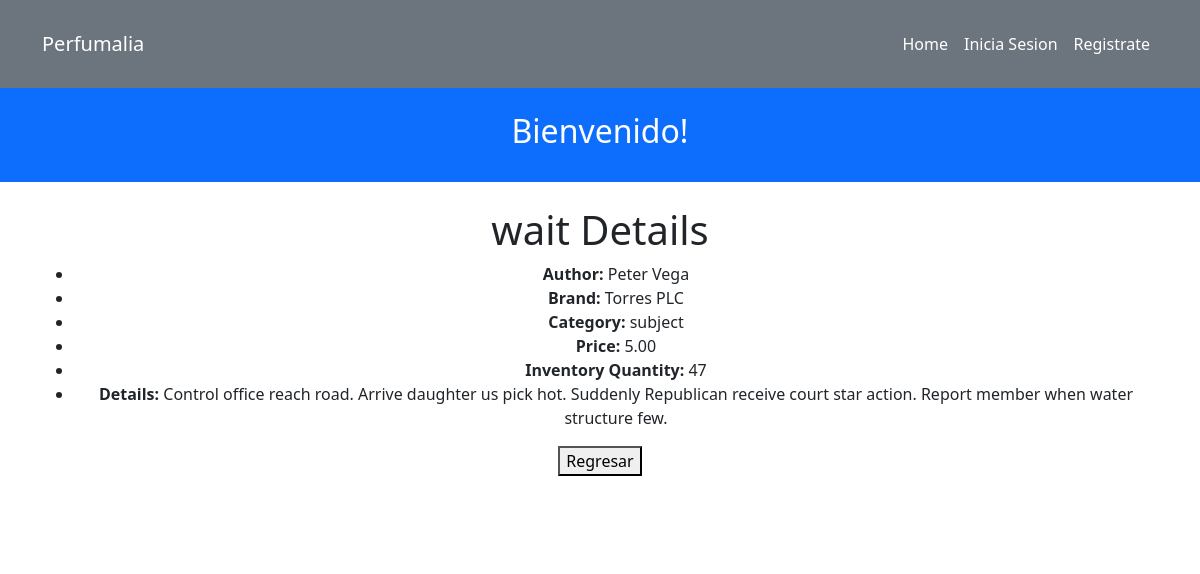
The app's page /perfumes/0/ with its own data.
### store/models.py (models this page shows, shortened)
class Perfume(models.Model):
    productID = models.CharField(primary_key = True, max_length=100)
    name = models.CharField(max_length=100)
    author = models.CharField(max_length=100)
    brand = models.CharField(max_length=100)
    category = models.CharField(max_length=100)
    price = models.DecimalField(max_digits=10, decimal_places=2)
    inventoryQuantity = models.IntegerField()
    details = models.CharField(max_length=100)

### store/views.py (the view)
# urls.py: path("perfumes/<int:pk>/", PerfumesDetailsPageView.as_view(), name='perfumedetails'),
class PerfumesDetailsPageView(TemplateView):
    template_name = 'perfumesdetails.html'
    def get(self, request, pk):
        perfume = get_object_or_404(Perfume, pk=pk)
        return render(request, self.template_name, {'perfume': perfume})

### store/contextProcessors.py (called while the page is built)
def cart_items_count(request):
    if request.user.is_authenticated:
        try:
            cart = ShoppingCart.objects.get(userID=request.user)
            cart_items_count = cart.cartitem_set.count()
        except ShoppingCart.DoesNotExist:
            cart_items_count = 0
    else:
        cart_items_count = 0
    return {'cart_items_count': cart_items_count}

### store/templates/perfumesdetails.html (shortened to what this page needs)
{% extends 'base.html' %}
{% block content %}
<div class="text-center">
  <h1>{{ perfume.name }} Details</h1>
        <ul>
            <li><strong>Author:</strong> {{ perfume.author }}</li>
            <li><strong>Brand:</strong> {{ perfume.brand }}</li>
            <li><strong>Category:</strong> {{ perfume.category }}</li>
            <li><strong>Price:</strong> {{ perfume.price }}</li>
            <li><strong>Inventory Quantity:</strong> {{ perfume.inventoryQuantity }}</li>
            <li><strong>Details:</strong> {{ perfume.details }}</li>
        </ul>
        <a href="/perfumes">
            <button>Regresar</button>
        </a>
</div>
{% endblock %}

### records on screen
Perfume: name "wait", author "Peter Vega", brand "Torres PLC", category "subject", price "5.00", inventoryQuantity "47", details "Control office reach road. Arrive daughter us pick hot. Suddenly Republican receive court star action. Report member when water structure few."
